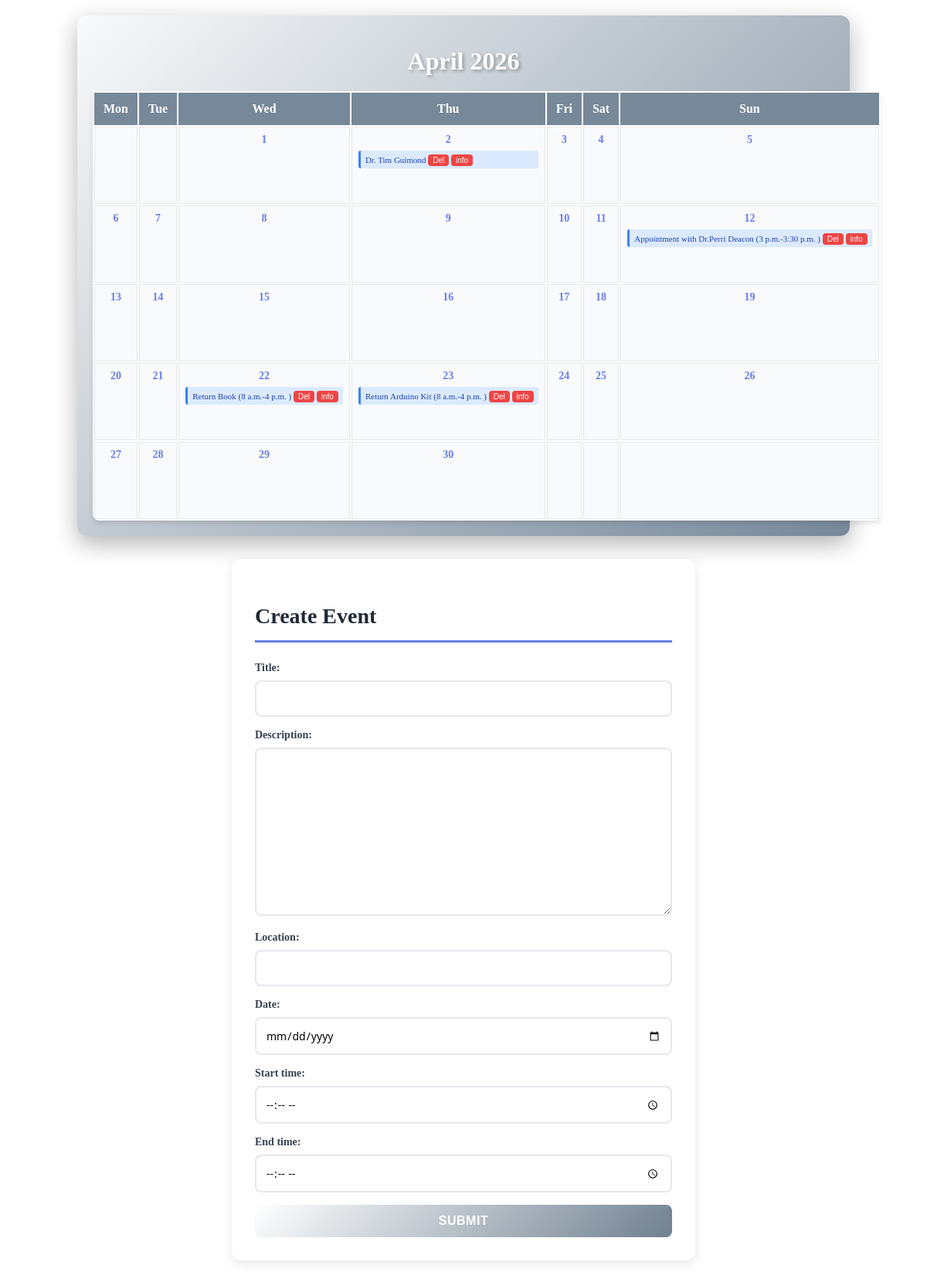
Page /event/calendar/ (signed in) on the committed database.
### event/models.py (models this page shows, shortened)
class MyEvent(models.Model):
    title = models.CharField(max_length=255)
    description = models.TextField()
    location = models.CharField(max_length=255)
    date = models.DateField()
    start_time = models.TimeField(blank=True, null=True)  # เวลาเริ่ม
    end_time = models.TimeField(blank=True, null=True)

### event/views.py (the view)
# urls.py: path('calendar/', views.event_calendar, name='event_calendar'),
@login_required(login_url='login')
def event_calendar(request, year=None, month=None):
    today = date.today()
    year = int(year) if year is not None else today.year
    month = int(month) if month is not None else today.month
    if request.method == "POST":
        form = EventForm(request.POST)
        if form.is_valid():
            form.save()
    else:
        form = EventForm()
    events = MyEvent.objects.filter(date__year=year, date__month=month)
    events_by_day = {}
    for event in events:
        day = event.date.day
        events_by_day.setdefault(day, []).append(event)
    cal = calendar.Calendar(firstweekday=0)
    weeks = []
    week = []
    for d in cal.itermonthdays(year, month):
        week.append(d)
        if len(week) == 7:
            weeks.append(week)
            week = []
    if week:
        while len(week) < 7:
            week.append(0)
        weeks.append(week)
    month_name = calendar.month_name[month]
    context = {
        "form": form,
        "year": year,
        "month": month,
        "month_name": month_name,
        "weeks": weeks,
        "events_by_day": events_by_day,
    }
    template = loader.get_template('calendar.html')
    return HttpResponse(template.render(context, request))

### event/forms.py
class EventForm(forms.ModelForm):
    class Meta :
        model = MyEvent
        fields = ["title", "description", "location", "date", "start_time", "end_time"]
        widgets = {
            "title" : forms.TextInput(attrs={"class": "form-title"}),
            "description" : forms.Textarea(attrs={"class": "form-description"}),
            "location": forms.TextInput(attrs={"class": "form-location"}),
            "date": forms.DateInput(
                attrs={"type": "date", "class": "form-date"}
            ),
            "start_time": forms.TimeInput(
                attrs={"type": "time", "class": "form-time"}
            ),
            "end_time": forms.TimeInput(
                attrs={"type": "time", "class": "form-time"}
            ),
        }

### event/templatetags/custom_filters.py (called while the page is built)
@register.filter
def get_item(dictionary, key):
    return dictionary.get(key)

### event/templates/calendar.html (shortened to what this page needs)
{% extends 'event_master.html' %}
{% load custom_filters %}
{% block calendar %}
<div class="blog-container">
    <h1 class="blog-title">{{ month_name }} {{ year }}</h1>
    <table style="width: 100%; border-collapse: collaps; text-align:center;">
        <thead>
            <tr>
                <th>Mon</th>
                <th>Tue</th>
                <th>Wed</th>
                <th>Thu</th>
                <th>Fri</th>
                <th>Sat</th>
                <th>Sun</th>
            </tr>
        </thead>
        <tbody>
            {% for week in weeks %}
            <tr>
                {% for day in week %}
                <td style="border:1px solid #e5e7eb; vertical-align:top; padding: 4px">
                    {% if day > 0 %}
                    <div><strong>{{ day }}</strong></div>
                    {% if day in events_by_day %}
                    <ul style="list-style:none; padding-left:0; margin:4px 0 0 0; text-align:left;">
                        {% for event in events_by_day|get_item:day %}
                        <li>
                            {{ event.title }}
                            {% if event.start_time %}
                                ({{ event.start_time }}{% if event.end_time %}-{{ event.end_time }} {% endif %})
                            {% endif %}
                            <a href="{% url 'delete_event' event.id %}"><button>Del</button></a>
                            <a href="{% url 'event_detail' event.id %}"><button>info</button></a>
                        </li>
                        {% endfor %}
                    </ul>
                {% endif %}
                {% endif %}
            </td>
            {% endfor %}
            </tr>
            {% endfor %}
        </tbody>
    </table>
</div>
{% endblock %}
{% block content %}
<div class="form-container">
    <h3>Create Event</h3>
<form method="post">
    {{ form.as_p }}
    <button type="submit">submit</button>
</form>
</div>
{% endblock %}

### event/templates/event_master.html (shortened to what this page needs)
{% load static %}
<!DOCTYPE html>
<html>
<head>
    <link rel="stylesheet" href="{% static 'event/style.css' %}">
</head>
<body>
    {% block calendar %}
    {% endblock %}
    {% block content %}
    {% endblock %}
</body>
</html>

### event/static/event/style.css (style rules this page uses)
* { box-sizing: border-box; }
.blog-container { max-width: 1000px; margin: 20px auto; padding: 20px; background: linear-gradient(135deg, #f9fafb 0%, lightslategray 100%); border-radius: 12px; box-shadow: 0 10px 30px rgba(0, 0, 0, 0.3); }
.blog-title { text-align: center; color: white; font-size: 32px; margin-bottom: 20px; text-shadow: 2px 2px 4px rgba(0, 0, 0, 0.3); }
table { background: white !important; border-radius: 8px !important; overflow: hidden; box-shadow: 0 4px 6px rgba(0, 0, 0, 0.1); }
table thead { background: lightslategray; color: white; }
table th { padding: 12px; font-weight: bold; text-align: center; }
table td { height: 100px; padding: 8px !important; background: #f9fafb; border: 1px solid #e5e7eb !important; position: relative; }
table td strong { display: block; color: #667eea; margin-bottom: 4px; font-size: 14px; }
table ul { list-style: none !important; padding: 0 !important; margin: 4px 0 0 0 !important; font-size: 11px; max-height: 70px; overflow-y: auto; }
table li { background: #dbeafe; border-left: 3px solid #3b82f6; padding: 3px 6px; margin: 2px 0; border-radius: 3px; color: #1e40af; white-space: nowrap; overflow: hidden; text-overflow: ellipsis; }
table button { background: #ef4444; color: white; border: none; padding: 2px 6px; border-radius: 4px; cursor: pointer; font-size: 10px; margin-top: 2px; }
.form-container { background: white; padding: 30px; border-radius: 12px; box-shadow: 0 4px 15px rgba(0, 0, 0, 0.1); max-width: 600px; margin: 30px auto; width: 100%; overflow: hidden; }
.form-container h3 { color: #1f2937; font-size: 28px; margin-bottom: 25px; font-weight: 600; border-bottom: 3px solid #667eea; padding-bottom: 15px; }
label { display: block; color: #374151; font-weight: 600; margin-bottom: 8px; font-size: 14px; }
input[type="text"], input[type="date"], input[type="time"], textarea { width: 100%; padding: 12px; border: 2px solid #e5e7eb; border-radius: 8px; font-size: 14px; font-family: 'Segoe UI', Tahoma, Geneva, Verdana, sans-serif; transition: all 0.3s ease; }
textarea { min-height: 120px; resize: vertical; font-family: 'Segoe UI', Tahoma, Geneva, Verdana, sans-serif; }
button[type="submit"] { background: linear-gradient(135deg, white 0%, slategray 100%); color: white; padding: 12px 40px; border: none; border-radius: 8px; font-size: 16px; font-weight: 600; cursor: pointer; transition: all 0.3s ease; width: 100%; text-transform: uppercase; letter-spacing: 0.5px; }
input[type="time"] { padding: 12px; }

### rows in the picture
MyEvent: title "Dr. Tim Guimond"
MyEvent: title "Appointment with Dr.Perri Deacon", start_time "3 p.m.", end_time "3:30 p.m."
MyEvent: title "Return Book", start_time "8 a.m.", end_time "4 p.m."
MyEvent: title "Return Arduino Kit", start_time "8 a.m.", end_time "4 p.m."

### other values in the picture
{{ day }} "1" "2" "3" "4" "5" "6" "7" "8" "9" "10" "11" "12" "13" "14" "15" "16" "17" "18" "19" "20" "21" "22" "23" "24" "25" "26" "27" "28" "29" "30"
